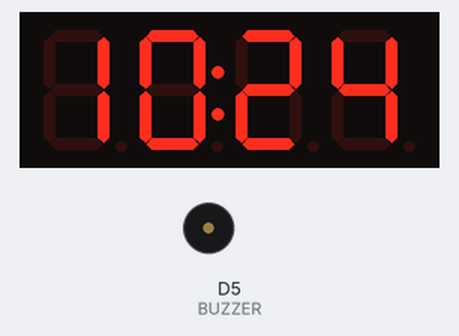
Bench run of a sketch on a simulated ESP8266 (NodeMCU). Parts: 4-digit seven-segment display, buzzer (waves = sounding). WiFi joins after 1.5 s; servers stay silent unless stated; network time is answered at once with the bench clock; the local clock reads 2024-03-15 10:24:30 at power-on unless the sketch sets it; what the sketch prints to the serial monitor is not drawn.

Above: at 1.7 s.
At 129.23 s:
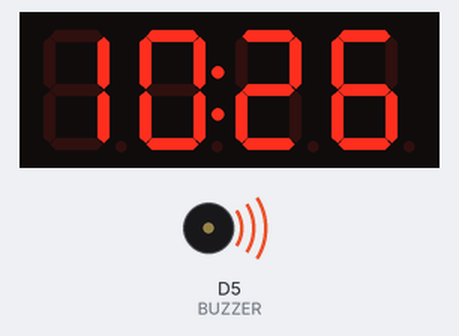
Timing chart, 0 to 130.0 s (numbered marks = the images above):
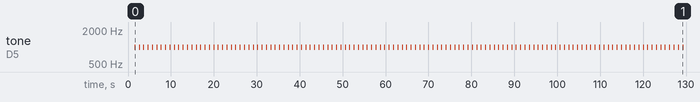

Measured:
- by itself, tone on D5 (BUZZER): alternates 1000 Hz for 0.10 s and silent for 0.92 s

The sketch:

code_arduino.ino
```cpp
#include <TM1637Display.h>
#include <ESP8266WiFi.h>
#include <WiFiUdp.h>
#include <NTPClient.h>

// === PINS TM1637 ===
#define CLK D1  // CLK du module
#define DIO D2  // DIO du module
#define BUZZER D5 // Broche du buzzer

TM1637Display display(CLK, DIO);

// === WiFi credentials ===
const char* ssid     = "youpilab_fibre";
const char* password = "i_l@v3_yl2021Fibre";

// === NTP Setup ===
WiFiUDP ntpUDP;
NTPClient timeClient(ntpUDP, "pool.ntp.org", 3600, 60000); // 3600 pour UTC+1 (ex: Benin)

// === SETUP ===
void setup() {
  Serial.begin(115200);
  display.setBrightness(5); // Luminosité entre 0 et 7
  pinMode(BUZZER, OUTPUT);
  digitalWrite(BUZZER, LOW);

  // Connexion WiFi
  WiFi.begin(ssid, password);
  Serial.print("Connexion WiFi");
  while (WiFi.status() != WL_CONNECTED) {
    delay(500);
    Serial.print(".");
  }
  Serial.println("\nConnecté au WiFi");

  // Démarrage du client NTP
  timeClient.begin();
}

// === LOOP ===
void loop() {
  timeClient.update();

  int hours = timeClient.getHours();
  int minutes = timeClient.getMinutes();

  // Format HHMM pour l'afficheur
  int displayTime = hours * 100 + minutes;

  // Affichage avec deux-points allumés
  display.showNumberDecEx(displayTime, 0b01000000, true);

  // Bip pour chaque seconde
  tone(BUZZER, 1000); // 1000 Hz
  delay(100);         // Bip court
  noTone(BUZZER);     // Désactiver le buzzer

  delay(900); //Reste du temps pour la seconde
}
```
